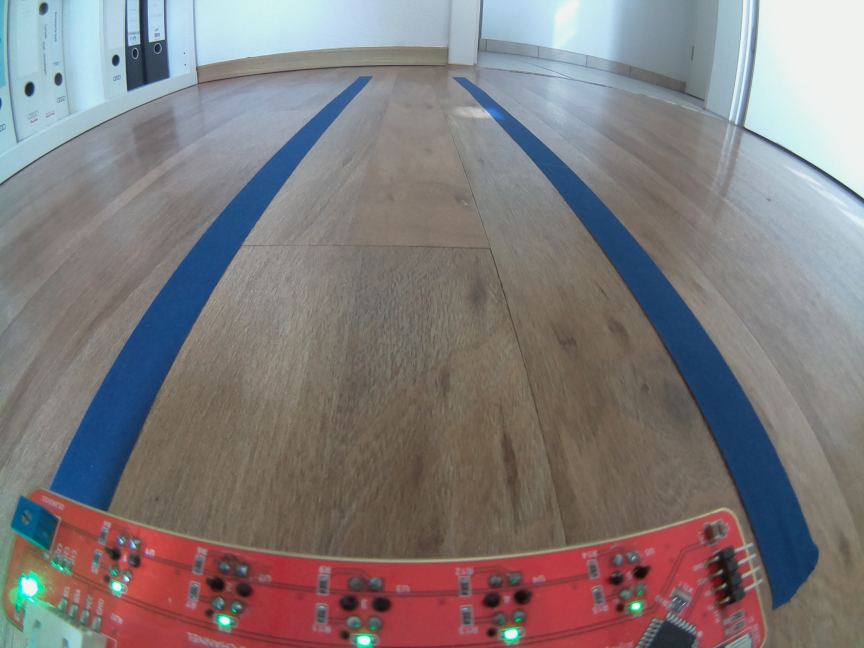
#> input picture PiCar.jpg, 2592 x 1944 px (shown at 1/3 size)
$ python -i preprocess_frame.py   (imports and definitions only)
#> lines starting #> are read from the running program, lines starting #| are printed output that depends on the picture
#> further down, picture is the input picture: shape (1944, 2592, 3); mean B, G, R 123.8, 122.7, 128.5
import cv2 as cv
import numpy as np


def resize_frame(frame, resize_faktor=1/3):
    """XXX"""
#> called with resize_faktor = 0.333
    height, width, _ = frame.shape
#> height = 1944; width = 2592
    frame = cv.resize(frame, (int(width*resize_faktor), int(height*resize_faktor)), interpolation = cv.INTER_CUBIC)
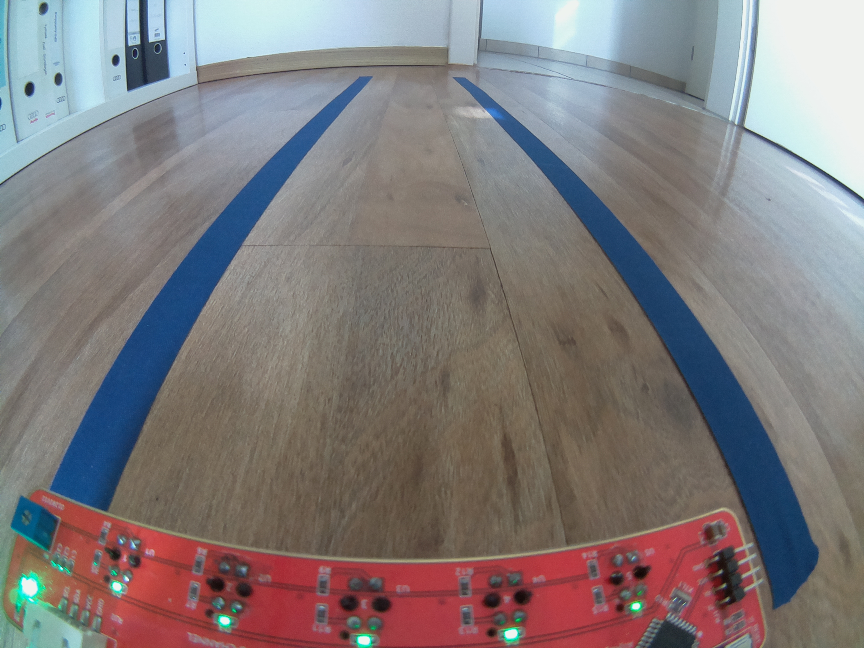
#> frame: shape (648, 864, 3); mean of channels 0, 1, 2 123.8, 122.7, 128.5; drawn as B, G, R
    return frame

def change_color_space(frame):
    """XXX"""
    frame = cv.cvtColor(frame, cv.COLOR_BGR2GRAY)
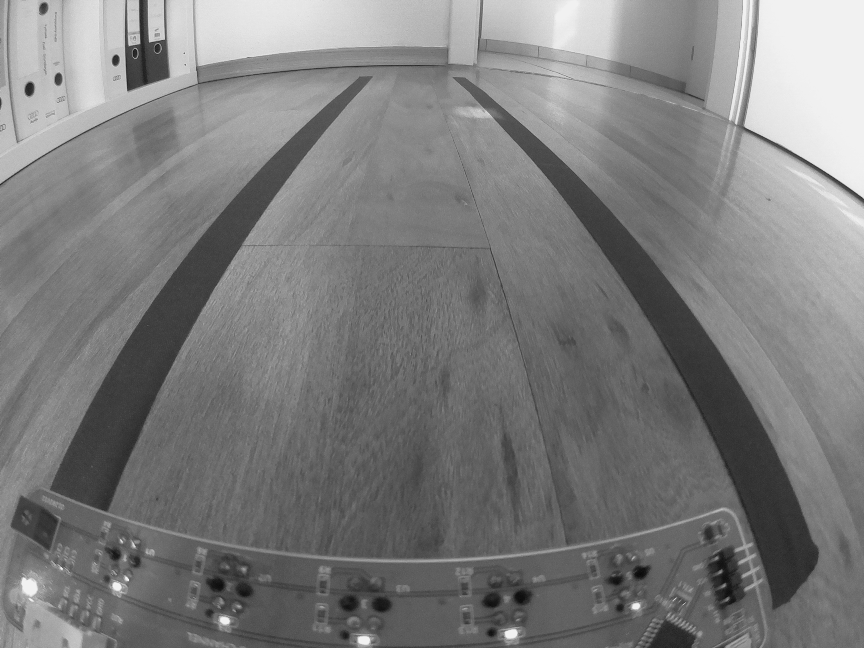
#> frame: shape (648, 864); min 8, max 243, mean 124.6
    return frame

def blur_frame(frame):
    """XXX"""
    frame = cv.GaussianBlur(frame, (5,5), 0)
    return frame

def edge_detection(frame, low_border= 50, upper_border=150):
    """XXX"""
#> called with low_border = 50, upper_border = 150
    frame = cv.Canny(frame, low_border, upper_border)
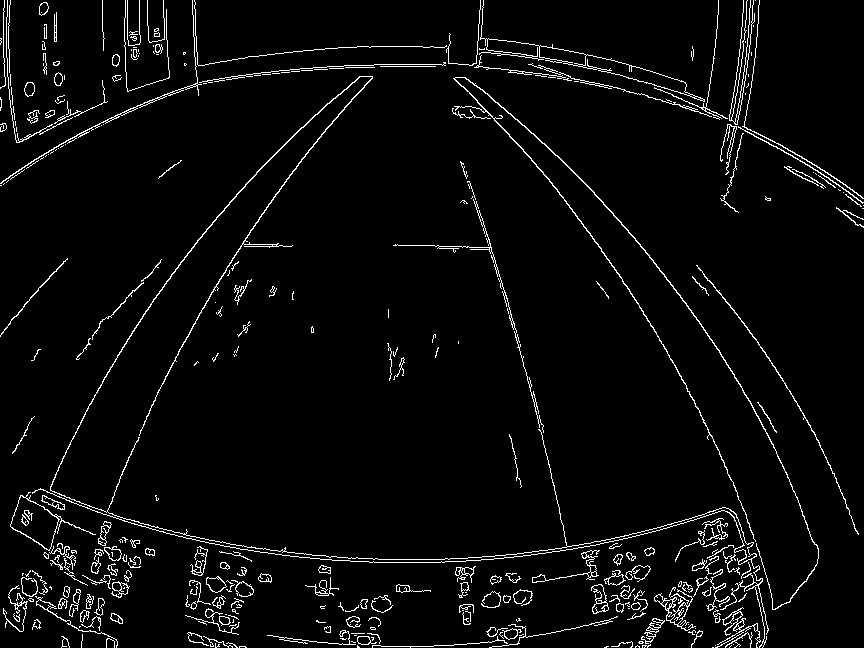
#> frame: shape (648, 864); 3.9% white in thin lines or dots
    return frame

def preprocess_frame(cam_frame):
    """XXX"""
    frame = np.copy(cam_frame)
    frame = resize_frame(frame)
    frame = change_color_space(frame)
    frame = edge_detection(frame)

    return frame

>>> import cv2
>>> picture = cv2.imread('../PiCar.jpg')
>>> result = preprocess_frame(picture)

$ run again, on JuergenLeft.jpg
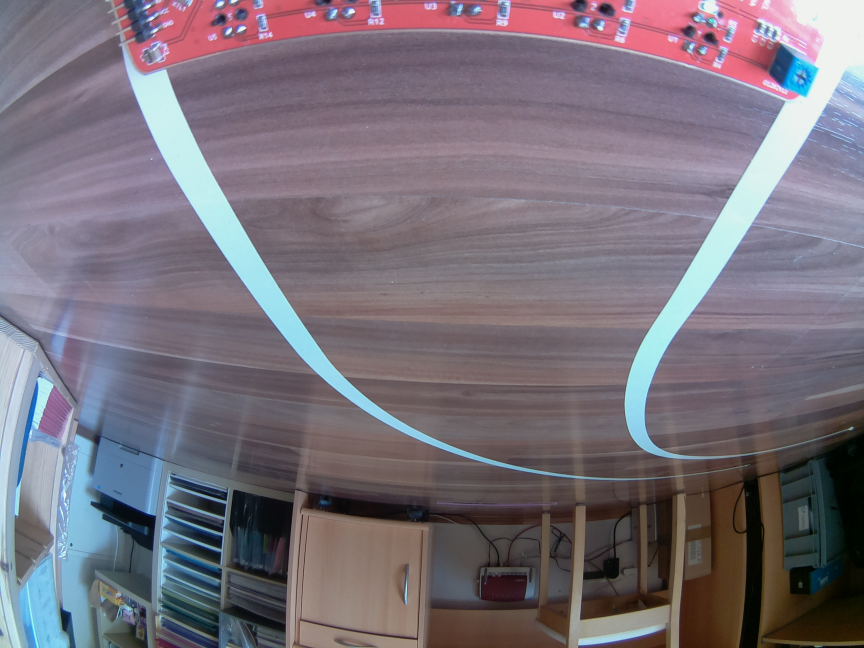
#> input picture JuergenLeft.jpg, 2592 x 1944 px (shown at 1/3 size)
#> picture is the input picture: shape (1944, 2592, 3); mean B, G, R 122.6, 112.5, 120.3
#> in change_color_space, `frame = cv.cvtColor(frame, cv.COLOR_BGR2GRAY)`:
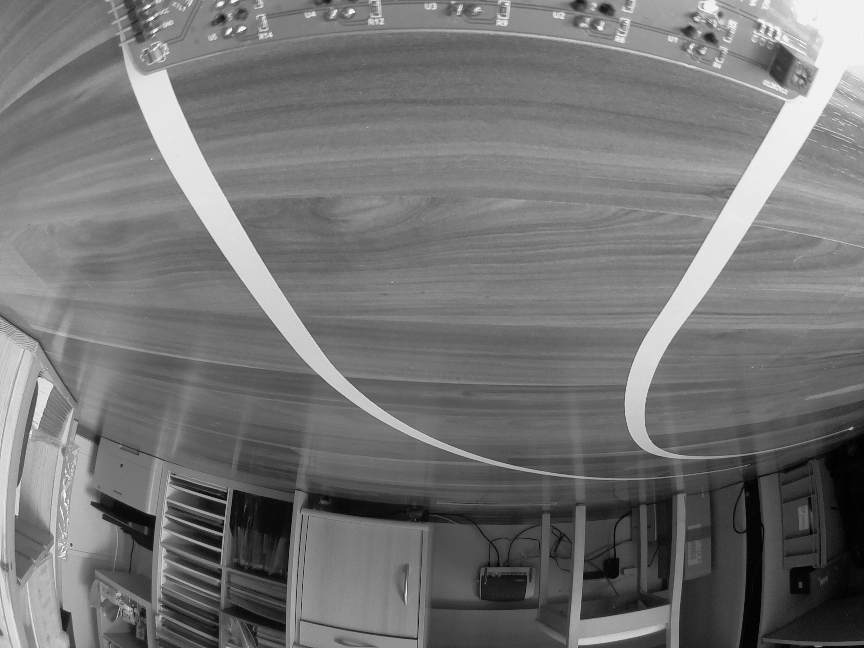
#> frame: shape (648, 864); min 1, max 242, mean 116
#> in edge_detection, `frame = cv.Canny(frame, low_border, upper_border)`:
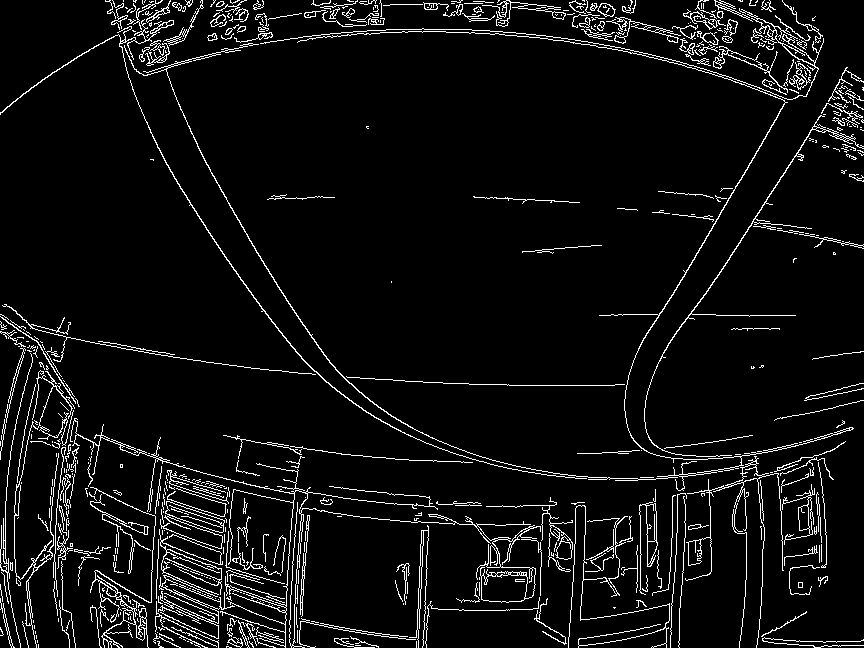
#> frame: shape (648, 864); 5.9% white in thin lines or dots
